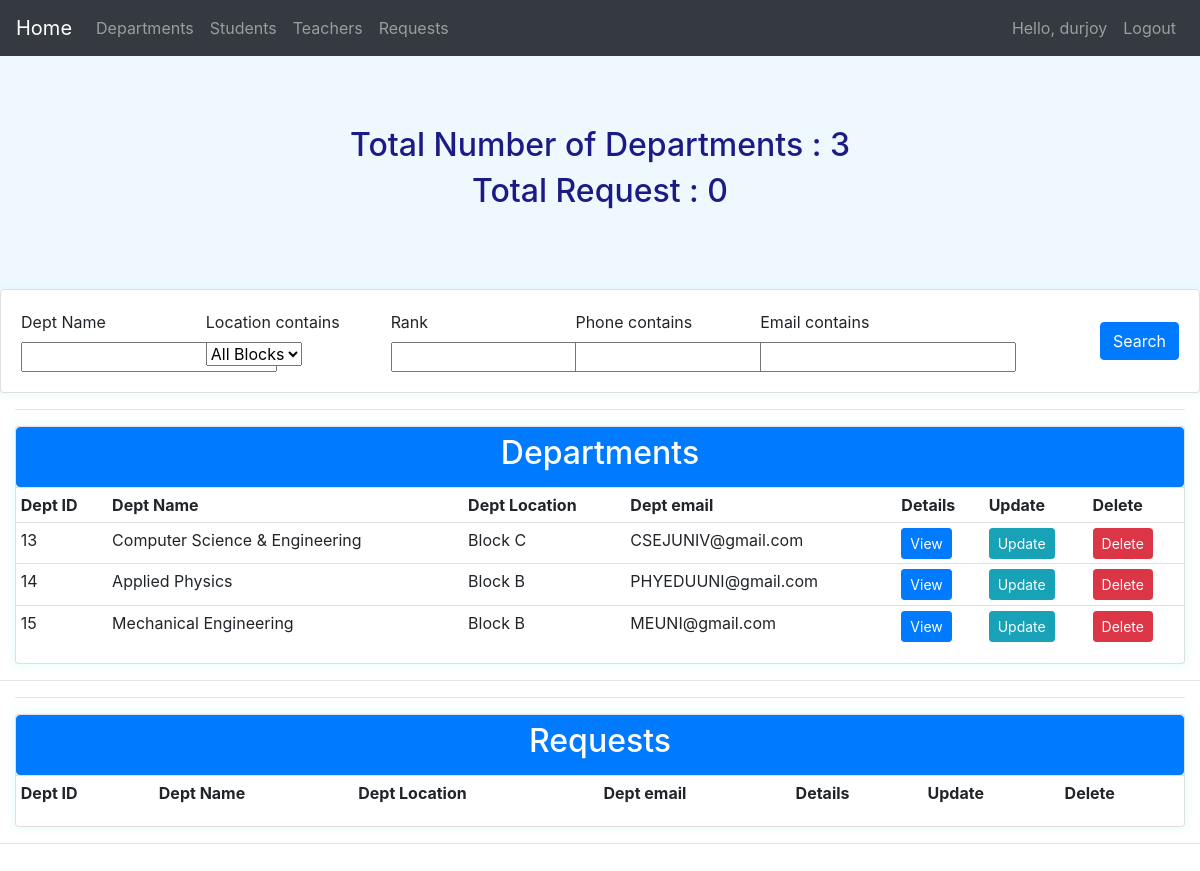
The app's page /navdept/ (signed in) with its own data.
### app1/models.py (models this page shows, shortened)
class Department(models.Model):
    LOCATION=(
        ('Block A','Block A'),
        ('Block B','Block B'),
        ('Block C','Block C'),
        ('Block D','Block D'),
        ('Block E','Block E'),
    )
    STATUS=(
        ('Pending','Pending'),
        ('Accecpted','Accecpted'),
    )
    user = models.OneToOneField(User,null=True,blank=True, on_delete=models.CASCADE)
    name = models.CharField(max_length=30,null=True,)
    location = models.CharField(max_length=20, null=True, choices=LOCATION)
    rank=models.IntegerField(null=True,blank=True)
    phone=models.CharField(max_length=20,null=True)
    email=models.CharField(max_length=30,null=True)
    date_created=models.DateTimeField(auto_now_add=True)
    description=models.CharField(max_length=3000,null=True,blank=True)
    status=models.CharField(max_length=40,null=True,blank=True,default='Pending',choices=STATUS)

### app1/decorators.py (the view)
        def wrapper_func(request,*args,**kwargs):
            group=None
            if request.user.groups.exists():
                group=request.user.groups.all()[0].name
            if group in allowed_roles:
                return view_func(request,*args,**kwargs)
            else:
                return HttpResponse('You are not authorized.Please contact With Admin Panel.')

### app1/views.py (called while the page is built)
@login_required(login_url='login')
@allowed_users(allowed_roles=['admin'])
def nav_dept(request):
    depts=Department.objects.filter(status='Accecpted')
    total_dept=depts.count()
    departments=Department.objects.filter(status='Pending').order_by('id')
    dr=departments.count()
    myFilter=DepartmentFilter(request.GET, queryset=depts)
    depts=myFilter.qs
    context={'depts':depts,'total_dept':total_dept,'myFilter':myFilter,'departments':departments,'dr':dr}
    return render(request,'app1/nav_dept.html',context)

### app1/templates/app1/nav_dept.html (shortened to what this page needs)
{% extends 'app1/main.html' %}
{%block content%}
<div class="container-sm" id="header" style="background-color:aliceblue;">
    <h2>Total Number of Departments : {{total_dept}}</h2>
    <h2>Total Request : {{dr}}</h2>
</div>
<div class="container-lg">
    <div class="card card-body">
        <form method="get" class="d-flex justify-content-center align-items-center">
            <div class="row">
                <div class="col-sm-6 col-md-4 col-lg-2">
                    <label for="{{ myFilter.form.name.label }}" class="form-label">{{ myFilter.form.name.label }}</label>
                    {{ myFilter.form.name }}
                </div>
                <div class="col-sm-6 col-md-4 col-lg-2">
                    <label for="{{ myFilter.form.location.label }}" class="form-label">{{ myFilter.form.location.label }}</label>
                    {{ myFilter.form.location }}
                </div>
                <div class="col-sm-6 col-md-4 col-lg-2">
                    <label for="{{ myFilter.form.rank.label }}" class="form-label">{{ myFilter.form.rank.label }}</label>
                    {{ myFilter.form.rank }}
                </div>
                <div class="col-sm-6 col-md-4 col-lg-2">
                    <label for="{{ myFilter.form.phone.label }}" class="form-label">{{ myFilter.form.phone.label }}</label>
                    {{ myFilter.form.phone }}
                </div>
                <div class="col-sm-6 col-md-4 col-lg-2">
                    <label for="{{ myFilter.form.email.label }}" class="form-label">{{ myFilter.form.email.label }}</label>
                    {{ myFilter.form.email }}
                </div>
            </div>
            <button class="btn btn-primary mt-" type="submit">Search</button>
        </form>
    </div>
</div>
   <div class="col-md">
          <hr>
          <div class="card card_body">
              <div class ="btn btn-primary btn-block"><h2>Departments</h2></div>
              <table class="table table-sm">
                  <tr>
                       <th>Dept ID</th>
                       <th>Dept Name</th>
                       <th>Dept Location</th>
                       <th>Dept email</th>
                       <th>Details</th>
                       <th>Update</th>
                       <th>Delete</th>
                  </tr>
                  {%for dept in depts%}
                        <tr>
                           <td>{{dept.id}}</td>
                           <td>{{dept.name}}</td>
                           <td>{{dept.location}}</td>
                           <td>{{dept.email}}</td>
                           <td><a class="btn btn-primary btn-sm" href="{% url 'department' dept.id %}">View</a></td>
                           <td><a class="btn btn-info btn-sm" href="{% url 'update_dept' dept.id %}">Update</a></td>
                           <td><a class="btn btn-danger btn-sm" href="{% url 'delete_dept' dept.id %}">Delete</a></td>
                        </tr>
                  {%endfor%}
                </table>
          </div>
   </div>
<hr>
   <div class="col-md">
          <hr>
          <div class="card card_body">
              <div class ="btn btn-primary btn-block"><h2>Requests</h2></div>
              <table class="table table-sm">
                  <tr>
                       <th>Dept ID</th>
                       <th>Dept Name</th>
                       <th>Dept Location</th>
                       <th>Dept email</th>
                       <th>Details</th>
                       <th>Update</th>
                       <th>Delete</th>
                  </tr>
                </table>
          </div>
   </div>
{%endblock%}

### app1/templates/app1/navbar.html (shortened to what this page needs)
<nav class="navbar navbar-expand-lg navbar-dark bg-dark">
  <a class="navbar-brand" href="{% url 'home' %}">Home</a>
  <div class="collapse navbar-collapse" id="navbarNav">
    <ul class="navbar-nav mr-auto">
      {% if request.user.is_staff %}
        <li class="nav-item">
          <a class="nav-link" href="{% url 'nav_dept' %}">Departments</a>
        </li>
        <li class="nav-item">
          <a class="nav-link" href="{% url 'nav_stu' %}">Students</a>
        </li>
        <li class="nav-item">
          <a class="nav-link" href="{% url 'teacher_list' %}">Teachers</a>
        </li>
        <li class="nav-item">
          <a class="nav-link" href="{% url 'request' %}">Requests</a>
        </li>
      {% endif %}
    </ul>
    <ul class="navbar-nav">
      <li class="nav-item">
        <span class="navbar-text mr-2">Hello, {{ request.user }}</span>
      </li>
      <li class="nav-item">
        <a class="nav-link" href="{% url 'logout' %}">Logout</a>
      </li>
    </ul>
  </div>
</nav>

### static/css/department.css (style rules this page uses)
body { background-color: rgb(211, 250, 235); }

### static/css/studentinfo.css (style rules this page uses)
body { background-color: #afc4e4; }
#header { background-color: #7ce9bc; text-align:center; color:rgb(27, 27, 134); padding: 70px; }

### static/css/dept_form.css (style rules this page uses)
body { background-color: #f5f5f5; font-family: Arial, sans-serif; }
.card { box-shadow: 0 0 10px rgba(201, 248, 248, 0.61); }

### records on screen
Department: id "13", name "Computer Science & Engineering", location "Block C", email "CSEJUNIV@gmail.com"
Department: id "14", name "Applied Physics", location "Block B", email "PHYEDUUNI@gmail.com"
Department: id "15", name "Mechanical Engineering", location "Block B", email "MEUNI@gmail.com"

### other values on screen
{{ request.user }} "durjoy"
{{ total_dept }} "3"
{{ dr }} "0"
{{ myFilter.form.name.label }} "Dept Name"
{{ myFilter.form.location.label }} "Location contains"
{{ myFilter.form.rank.label }} "Rank"
{{ myFilter.form.phone.label }} "Phone contains"
{{ myFilter.form.email.label }} "Email contains"
